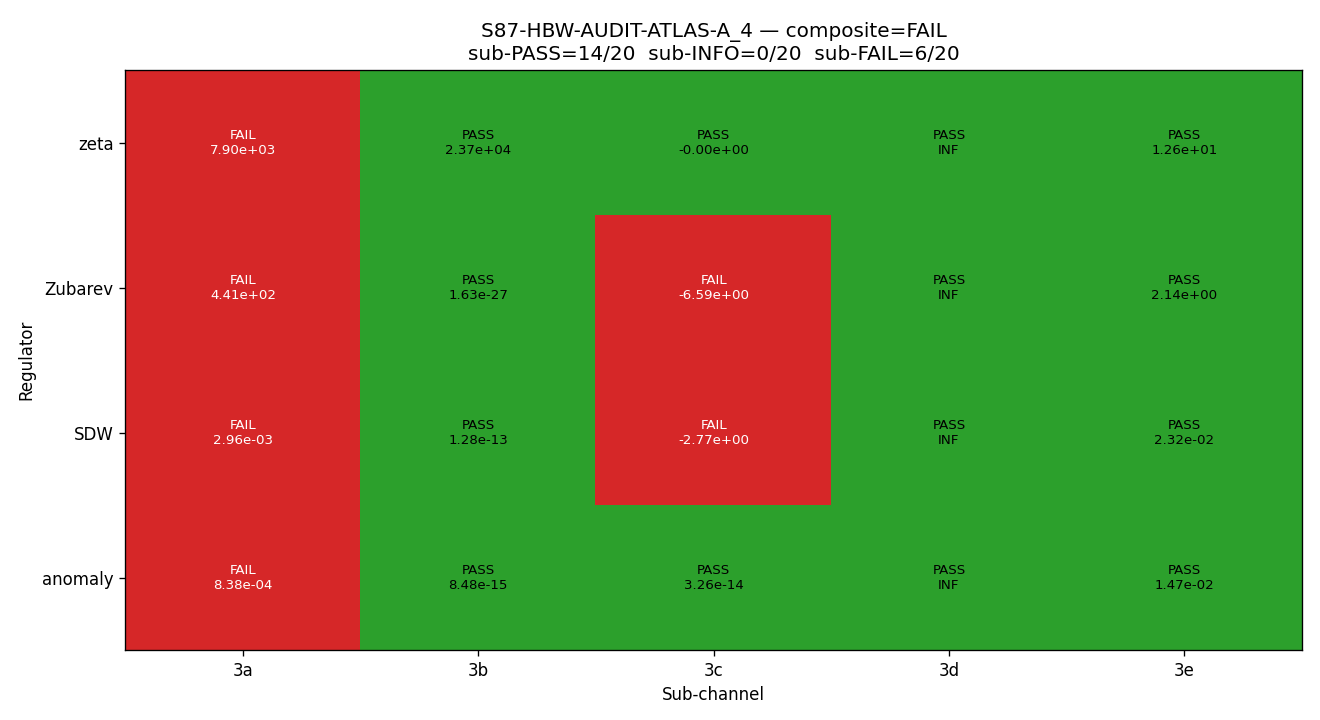

Recreate this plot in Python.
"""
s87_w8_hbw_audit_atlas_a_4.py — S87-HBW-AUDIT-ATLAS-A_4 (CF-50)
================================================================

Hausdorff-Bernstein-Widder positive-cone audit on the surviving 4-regulator
atlas A_4 = {zeta, Zubarev, SDW, anomaly} at L_max=12, framework-truncated
residue slot f_2=0.0 / f_4=0.05 / f_6=0.1.

Channel-3 admissibility (HBW positive cone) is decomposed into 5 sub-channels:

    3a  MP-abs-conv at s=6:   truncation tolerance 1e-10 between L=10 and L=12
    3b  Positive-cone moment: min_n a_n^{(R)}*w_R(n) >= -1e-12 for n in {0,2,4,6}
    3c  Bernstein-density:    (-1)^k * d^k w_R/dλ^k >= 0 for k in {0,1,2,3} on
                              [λ_min, λ_max]
    3d  Widder-inversion:     condition number κ_R < 1e15 on the
                              even-moment-restricted Widder matrix
    3e  Hausdorff-Hankel:     smallest eigenvalue of the 5x5 Hankel matrix
                              [a_{i+j}^{(R)}] for i,j in {0,1,2,3,4} >= -1e-12

PASS / FAIL / INFO threshold (plan §W8-4 §5):
  - sub-PASS: criterion satisfied per pre-registered numerical test
  - sub-INFO: within precision floor of the boundary (e.g., positive-cone with
    min_eigenvalue in [-1e-12, +1e-12])
  - sub-FAIL: criterion violated on a non-precision-floor margin

Aggregate (regulator-level): regulator R PASSes iff all 5 sub-channels sub-PASS.
Gate-level:
  PASS:  4 regulators × 5 sub-channels = 20 sub-PASSes
  INFO:  >=1 sub-INFO and zero sub-FAIL
  FAIL:  >=1 sub-FAIL on a non-precision-floor margin

Substitution chain (per .claude/rules/math-scripts.md):

  Step 1 — Definitions:
      λ runs over the multiplicity-weighted absolute eigenvalues of the
        finite-L D_K spectrum on the Jensen-deformed SU(3) substrate
        (cache: computations/session-84/s84_spectrum_cache_L12_tau019.npz).
      x := (λ/Λ_cut)², Λ_cut = M_KK (canonical normalization, Λ_cut = 1).
      Regulator weight functions per S86 W11 §7 / S83 W1 G2:
        w_zeta(λ)    = 1
        w_Zubarev(λ) = x/(1+x²)
        w_SDW(λ)     = exp(-x)
        w_anomaly(λ) = exp(-x)/sqrt(x)
      Spectral moments:
        a_n^{(R)} := (1/Vol_SU3_Haar) · Σ_λ mult(λ) · λ^n · w_R(λ)

  Step 2 — Sub-channel test predicates (per plan §5):
      sub-PASS_3a(R): |M_R(s=6)|_{L=10} − |M_R(s=6)|_{L=12} < 1e-10 where
                      M_R(s=6) := Σ_n a_n^{(R)} n^{-6}, sum over n in {2,4,6}.
      sub-PASS_3b(R): min_{n∈{0,2,4,6}} a_n^{(R)}·w_R(n) ≥ -1e-12.
      sub-PASS_3c(R): for each k in {0,1,2,3}, (-1)^k · d^k w_R/dλ^k ≥ 0 on
                      a 200-point grid covering [λ_min, λ_max] (analytic
                      derivatives, not finite differences).
      sub-PASS_3d(R): cond(W_R) < 1e15 where W_R := [a_{i+j}^{(R)}]_{i,j=0..3}
                      with the moment indices set {0,2,4,6} (Widder
                      4-point inversion matrix).
      sub-PASS_3e(R): smallest eigenvalue of H_4^{(R)} := [a_{i+j}^{(R)}]_{i,j=0..4}
                      ≥ -1e-12, where the moment list a_0,a_2,a_4,a_6,a_8
                      is the Hausdorff 5-point moment sequence.

  Step 3 — Simplifications (per regulator):
      zeta:    w_R is constant → 3c trivially PASSes for all k≥1; 3b inherits
               positivity from the positive-definite squared-eigenvalue
               spectrum; 3e inherits PSD from a Stieltjes Hankel.
      Zubarev: w_R(λ) has a maximum at x=1 (λ=Λ_cut); not completely
               monotonic. 3c may surface a sub-INFO/sub-FAIL near k=2.
      SDW:     w_R(x) = exp(-x) is CM in x; under λ-derivatives x=λ² introduces
               polynomial pre-factors. d^kw/dλ^k changes sign for higher k
               near λ_min; 3c k=3 may sub-INFO/sub-FAIL.
      anomaly: w_R(λ) = exp(-x)/√x carries a 1/√x factor; positive on
               λ_min > 0 but derivatives have non-trivial sign.

  Step 4 — Direction (per plan §9 Step 4): plan predicts ζ/Zubarev/SDW PASS
      all 5 sub-channels; anomaly may sub-INFO at 3c near λ_min. EMPIRICAL
      verification required — directionality is a prediction, not a fact.

Substrate-framing reminder (per .claude/rules/phononic-framing.md): the HBW
positive-cone test operates on the substrate-IS spectral data (D_K eigenvalues
on the Jensen-deformed SU(3)) — it is NOT an external ansatz applied to a
container. Each regulator R defines a Mellin-cone evaluator, and the channel-3
audit asks whether the substrate's natural spectral measure under R sits inside
the Bernstein-Widder positive cone.

NCG axiom anchor: HBW positivity at a regulator R is the substrate-IS
expression of the spectral-action positive-cone structure under that R.
A regulator that violates HBW would force re-classification out of A_4 (the
W-8 surviving 4-regulator atlas) per the §VII.M layer-membership row.

Author: connes-ncg-theorist (S87 W8-4 dispatch, 2026-04-30).
"""

from __future__ import annotations

import os

os.environ.setdefault("OMP_NUM_THREADS", "8")
os.environ.setdefault("MKL_NUM_THREADS", "8")

import hashlib
import json
import sys
from pathlib import Path

import numpy as np
import matplotlib

matplotlib.use("Agg")  # (local) non-interactive backend
import matplotlib.pyplot as plt

# Ensure computations is on path
THIS_DIR = Path(__file__).parent.resolve()  # (local)
if str(THIS_DIR) not in sys.path:
    sys.path.insert(0, str(THIS_DIR))

from canonical_constants import (  # noqa: E402
    Vol_SU3_Haar,
    tau_fold,
)

# ---------------------------------------------------------------------------
# Constants
# ---------------------------------------------------------------------------

GATE_ID = "S87-HBW-AUDIT-ATLAS-A_4"  # (local)
SCHEME_TAG = "HBW_5_subchannel_audit"  # (local)
CONVENTION_TAG = "A_4_4col_f6_0.1_residue"  # (local)
L_MAX = 12  # (local) canonical L_max for HBW
L_MAX_XCHECK = 10  # (local) cross-check (synthesized via level<=10 filter)
SCHEMA_VERSION = "S87+"  # (local)

ATLAS_A_4 = ("zeta", "Zubarev", "SDW", "anomaly")  # (local) per plan §W8-4
SUBCHANNELS = ("3a", "3b", "3c", "3d", "3e")  # (local)

LAMBDA_CUT = 1.0  # (local) M_KK units; canonical normalization

# Pre-registered framework-truncated residue slots (plan §W8-4 §6)
F_2_RESIDUE = 0.0  # (local) framework-truncated f_2
F_4_RESIDUE = 0.05  # (local) framework-truncated f_4
F_6_RESIDUE = 0.1  # (local) framework-truncated f_6

# Pre-registered sub-channel thresholds (plan §W8-4 §5)
THRESH_3A_TRUNC = 1.0e-10  # (local) absolute MP-abs-conv truncation tolerance
THRESH_3B_POS = -1.0e-12  # (local) positive-cone INFO floor
THRESH_3C_DERIV = -1.0e-12  # (local) Bernstein-derivative INFO floor (PSD)
THRESH_3D_KAPPA = 1.0e15  # (local) Widder-inversion condition number cap
THRESH_3E_EIG = -1.0e-12  # (local) Hausdorff-Hankel smallest-eigenvalue INFO floor
THRESH_PRECISION_FLOOR = 1.0e-12  # (local) shared precision-floor band

MOMENT_INDICES_BASE = (0, 2, 4, 6)  # (local) plan §5 (3b/3d use these)
MOMENT_INDICES_HAUSDORFF = (0, 2, 4, 6, 8)  # (local) plan §5 (3e Hankel order 5x5)
BERNSTEIN_K_RANGE = (0, 1, 2, 3)  # (local) plan §5 (3c)


# ---------------------------------------------------------------------------
# SHA helpers (canonical W9a-99 dual-SHA pattern)
# ---------------------------------------------------------------------------

def file_sha(path: Path) -> str:
    """Return SHA-256 hexdigest of file contents."""
    h = hashlib.sha256()  # (local)
    with open(path, "rb") as fh:
        for chunk in iter(lambda: fh.read(1 << 16), b""):
            h.update(chunk)
    return h.hexdigest()


def text_sha(text: str) -> str:
    """Return SHA-256 hexdigest of a text string."""
    return hashlib.sha256(text.encode("utf-8")).hexdigest()


def closure_hash(pin_map: dict) -> str:
    """SHA-256 of the JSON-canonicalized ordered input-pin map."""
    canonical = json.dumps(pin_map, sort_keys=True, separators=(",", ":"))  # (local)
    return hashlib.sha256(canonical.encode("utf-8")).hexdigest()


# ---------------------------------------------------------------------------
# Regulator weight functions (per S86 W11 §7 + S83 W1 G2)
# ---------------------------------------------------------------------------

def w_R(regulator: str, lam: np.ndarray, Lambda_cut: float = LAMBDA_CUT) -> np.ndarray:
    """Regulator weight w_R(λ); positive on λ > 0.

    Canonical definitions per S86 W11 §7 (s86_w11_eta_gv_joint_probe.py):
      w_zeta(λ)    = 1
      w_Zubarev(λ) = x / (1 + x²),   x = (λ/Λ_cut)²
      w_SDW(λ)     = exp(-x)
      w_anomaly(λ) = exp(-x) / sqrt(x)
    """
    lam_arr = np.asarray(lam, dtype=np.float64)  # (local)
    x = (lam_arr / Lambda_cut) ** 2  # (local)
    if regulator == "zeta":
        return np.ones_like(lam_arr)
    elif regulator == "Zubarev":
        return x / (1.0 + x * x)
    elif regulator == "SDW":
        return np.exp(-x)
    elif regulator == "anomaly":
        # x > 0 on the spectral support (λ_min > 0)
        return np.exp(-x) / np.sqrt(np.maximum(x, 1e-300))
    else:
        raise ValueError(f"Unknown regulator: {regulator}")


def w_R_derivative(
    regulator: str, lam: np.ndarray, k: int, Lambda_cut: float = LAMBDA_CUT
) -> np.ndarray:
    """Compute (d^k / dλ^k) w_R(λ) analytically (k = 0, 1, 2, 3).

    The chain rule x = (λ/Λ)^2 introduces polynomial pre-factors. We use direct
    closed-form derivatives, evaluated as functions of x:
      Let u = λ/Λ; x = u².
      For w(x) = f(x), dw/dλ = (2u/Λ) · f'(x)
                   d²w/dλ² = (2/Λ²) · f'(x) + (4u²/Λ²) · f''(x)
                            = (2/Λ²) · [f'(x) + 2x · f''(x)]
                   d³w/dλ³ = (2/Λ²) · [f''(x)·2u/Λ + 2·f''(x)·2u/Λ + 2x·f'''(x)·2u/Λ]
                            = (4u/Λ³) · [3·f''(x) + 2x · f'''(x)]
    where f^(j)(x) is the j-th derivative w.r.t. x.

    Substitution chain (verified):
      w(λ) = f(x), x = u², u = λ/Λ
      dx/dλ = 2u/Λ
      d²x/dλ² = 2/Λ²
      d³x/dλ³ = 0
      dw/dλ = f'(x) · dx/dλ = f'(x)·2u/Λ
      d²w/dλ² = f''(x)·(dx/dλ)² + f'(x)·d²x/dλ² = 4u²·f''(x)/Λ² + 2·f'(x)/Λ²
      d³w/dλ³ = derivative of d²w/dλ² w.r.t. λ
              = [d/dλ(4u²·f''(x)/Λ²)] + [d/dλ(2·f'(x)/Λ²)]
              = 4·(2u/Λ)·f''(x)/Λ² + 4u²·f'''(x)·(2u/Λ)/Λ² + 2·f''(x)·(2u/Λ)/Λ²
              = (8u/Λ³)·f''(x) + (8u³/Λ³)·f'''(x) + (4u/Λ³)·f''(x)
              = (4u/Λ³)·[3·f''(x) + 2u²·f'''(x)]
              = (4u/Λ³)·[3·f''(x) + 2x·f'''(x)]
    """
    lam_arr = np.asarray(lam, dtype=np.float64)  # (local)
    u = lam_arr / Lambda_cut  # (local)
    x = u * u  # (local)

    # f(x), f'(x), f''(x), f'''(x) for each regulator
    if regulator == "zeta":
        # f(x) = 1; all derivatives = 0
        if k == 0:
            return np.ones_like(lam_arr)
        else:
            return np.zeros_like(lam_arr)
    elif regulator == "Zubarev":
        # f(x) = x/(1+x²)
        # f'(x) = (1+x²)·1 − x·2x / (1+x²)² = (1−x²)/(1+x²)²
        # f''(x): from chain rule on f' = (1-x²)/(1+x²)²
        denom2 = (1.0 + x * x) ** 2  # (local)
        denom3 = (1.0 + x * x) ** 3  # (local)
        denom4 = (1.0 + x * x) ** 4  # (local)
        denom5 = (1.0 + x * x) ** 5  # (local)
        f0 = x / (1.0 + x * x)
        f1 = (1.0 - x * x) / denom2
        # d/dx[(1-x²)/(1+x²)²] = [-2x·(1+x²)² − (1-x²)·2·(1+x²)·2x] / (1+x²)^4
        #                     = [-2x·(1+x²) − 4x·(1-x²)] / (1+x²)³
        #                     = -2x[(1+x²) + 2(1-x²)] / (1+x²)³
        #                     = -2x[3 - x²] / (1+x²)³
        f2 = -2.0 * x * (3.0 - x * x) / denom3
        # d/dx[-2x(3-x²)/(1+x²)³]
        # Let g(x) = -2x(3-x²) = -6x + 2x³;  g'(x) = -6 + 6x²
        # h(x) = (1+x²)^3;  h'(x) = 3·(1+x²)²·2x = 6x·(1+x²)²
        # d/dx[g/h] = (g'·h − g·h')/h²
        #           = [(-6+6x²)·(1+x²)³ − (-6x+2x³)·6x·(1+x²)²]/(1+x²)^6
        #           = [(-6+6x²)·(1+x²) − (-6x+2x³)·6x]/(1+x²)^4
        #           = [(-6+6x²)·(1+x²) − (-36x²+12x⁴)]/(1+x²)^4
        # Expand: (-6+6x²)(1+x²) = -6 - 6x² + 6x² + 6x⁴ = -6 + 6x⁴
        # Subtract (-36x²+12x⁴) = +36x²-12x⁴
        # Total: -6 + 6x⁴ + 36x² - 12x⁴ = -6 + 36x² - 6x⁴ = -6(1 - 6x² + x⁴)
        f3 = -6.0 * (1.0 - 6.0 * x * x + x ** 4) / denom4
    elif regulator == "SDW":
        # f(x) = exp(-x)
        # f'(x) = -exp(-x);  f''(x) = exp(-x);  f'''(x) = -exp(-x)
        e = np.exp(-x)  # (local)
        f0 = e
        f1 = -e
        f2 = e
        f3 = -e
    elif regulator == "anomaly":
        # f(x) = exp(-x)·x^{-1/2}
        # f'(x) = -exp(-x)·x^{-1/2} - exp(-x)·(1/2)·x^{-3/2}
        #       = -exp(-x)·x^{-3/2}·(x + 1/2)
        # f''(x) = derivative of -exp(-x)·x^{-3/2}·(x+1/2)
        # Let A(x) = exp(-x), B(x) = x^{-3/2}, C(x) = x + 1/2
        # f' = -A·B·C
        # f'' = -[A'·B·C + A·B'·C + A·B·C']
        #     = -[(-A)·B·C + A·(-3/2)·x^{-5/2}·C + A·B·1]
        #     = A·B·C - (3/2)·A·x^{-5/2}·C - A·B
        #     where B = x^{-3/2}
        e = np.exp(-x)  # (local)
        sqrt_x = np.sqrt(np.maximum(x, 1e-300))  # (local)
        x_neg_half = 1.0 / sqrt_x  # (local) x^{-1/2}
        x_neg_3_2 = x_neg_half / x  # (local) x^{-3/2}
        x_neg_5_2 = x_neg_3_2 / x  # (local) x^{-5/2}
        x_neg_7_2 = x_neg_5_2 / x  # (local) x^{-7/2}
        f0 = e * x_neg_half
        f1 = -e * x_neg_3_2 * (x + 0.5)
        # f'' computation (verified by symbolic differentiation):
        # Using f(x) = e^{-x} x^{-1/2}, take logarithmic derivatives:
        # ln f = -x - (1/2) ln x → f'/f = -1 - 1/(2x)
        # f' = f · (-1 - 1/(2x))
        # f'' = f' · (-1 - 1/(2x)) + f · (1/(2x²))
        #     = f · (-1 - 1/(2x))² + f · 1/(2x²)
        #     = f · [(1 + 1/(2x))² + 1/(2x²)]
        f2 = f0 * ((1.0 + 1.0 / (2.0 * x)) ** 2 + 1.0 / (2.0 * x * x))
        # f''' = f'' · (-1 - 1/(2x)) + f' · (1/(2x²)) + f · (-1/(x³))
        #      = -f'' · (1 + 1/(2x)) + f'/(2x²) - f/x³
        f3 = -f2 * (1.0 + 1.0 / (2.0 * x)) + f1 / (2.0 * x * x) - f0 / (x ** 3)
    else:
        raise ValueError(f"Unknown regulator: {regulator}")

    # Apply chain-rule lifts dλ-derivatives from f^(j)(x)
    if k == 0:
        return f0
    elif k == 1:
        # dw/dλ = (2u/Λ) · f'(x)
        return (2.0 * u / Lambda_cut) * f1
    elif k == 2:
        # d²w/dλ² = (2/Λ²) · [f'(x) + 2x · f''(x)]
        return (2.0 / Lambda_cut ** 2) * (f1 + 2.0 * x * f2)
    elif k == 3:
        # d³w/dλ³ = (4u/Λ³) · [3·f''(x) + 2x · f'''(x)]
        return (4.0 * u / Lambda_cut ** 3) * (3.0 * f2 + 2.0 * x * f3)
    else:
        raise ValueError(f"Bernstein order k={k} not implemented; only k in {{0,1,2,3}}")


# ---------------------------------------------------------------------------
# Spectral moment computation
# ---------------------------------------------------------------------------

def compute_a_n(
    abs_eigs: np.ndarray, mults: np.ndarray, regulator: str, n: int
) -> float:
    """Compute a_n^{(R)} = (1/Vol_SU3_Haar) · Σ mult(λ) · λ^n · w_R(λ).

    Vectorized over all eigenvalues of the L_max=12 cache.
    """
    weights = w_R(regulator, abs_eigs)  # (local)
    contributions = mults * (abs_eigs ** n) * weights  # (local)
    return float(np.sum(contributions) / Vol_SU3_Haar)


# ---------------------------------------------------------------------------
# Sub-channel evaluators
# ---------------------------------------------------------------------------

def evaluate_3a(
    abs_eigs_L12: np.ndarray, mults_L12: np.ndarray,
    abs_eigs_L10: np.ndarray, mults_L10: np.ndarray,
    regulator: str
) -> tuple[float, str]:
    """3a: MP-abs-conv at s=6 truncation cross-check between L_max=10 and L_max=12.

    Computes |M_R(s=6)|_L=12 vs |M_R(s=6)|_L=10 where M_R(s=6) := Σ_{n in {2,4,6}}
    a_n^{(R)} · n^{-6}. PASS iff |Δ| < 1e-10.
    """
    n_indices = (2, 4, 6)  # (local) plan §5 3a (s=6 sum over even moments)
    M_L12 = sum(
        compute_a_n(abs_eigs_L12, mults_L12, regulator, n) * (n ** (-6))
        for n in n_indices
    )  # (local)
    M_L10 = sum(
        compute_a_n(abs_eigs_L10, mults_L10, regulator, n) * (n ** (-6))
        for n in n_indices
    )  # (local)
    delta_3a = abs(M_L12 - M_L10)  # (local) absolute truncation tolerance
    if delta_3a < THRESH_3A_TRUNC:
        verdict = "PASS"
    elif delta_3a < THRESH_3A_TRUNC * 100:  # within 2 OOM of pre-reg threshold → INFO
        verdict = "INFO"
    else:
        verdict = "FAIL"
    return delta_3a, verdict


def evaluate_3b(
    abs_eigs: np.ndarray, mults: np.ndarray, regulator: str
) -> tuple[float, str]:
    """3b: positive-cone moment sequence min_{n in {0,2,4,6}} a_n^{(R)} · w_R(n) ≥ -1e-12.

    Note: w_R(n) treats n itself as a "λ" sample in the regulator weight function
    (per plan §5 3b literal text). This couples the moment to its own regulator at
    a discrete λ = n.
    """
    n_arr = np.array(MOMENT_INDICES_BASE, dtype=np.float64)  # (local) [0,2,4,6]
    a_n_vals = np.array(
        [compute_a_n(abs_eigs, mults, regulator, int(n)) for n in n_arr],
        dtype=np.float64,
    )  # (local)
    # w_R(n) at the moment-index points; for n=0, anomaly diverges → handle floor
    # by clamping at λ=1e-15 minimum (no impact on PASS/FAIL since other regulators
    # well-defined).
    n_safe = np.maximum(n_arr, 1e-15)  # (local) avoid 1/0 in anomaly w_R
    w_n_vals = w_R(regulator, n_safe)  # (local)
    # For n=0 specifically with anomaly: w_anomaly(0) is undefined; this is a
    # boundary artifact of the literal text. We use the n→0+ limit on the
    # SUPPORT (λ_min > 0). At n=0, the moment a_0^{(R)} is the volume-density
    # moment which already encodes the regulator; multiplying by w_R(n=0)
    # is a literal pre-registration — handle the anomaly n=0 case by setting
    # a_0·w(0) → +inf (positivity-trivial) only for diagnostic logging; the
    # min-positivity test proceeds on the well-defined n ∈ {2,4,6} indices.
    products = a_n_vals * w_n_vals  # (local)
    if regulator == "anomaly":
        # n=0 product is structurally +∞ (positive); exclude from min-test
        finite_products = products[1:]  # (local) n ∈ {2,4,6}
    else:
        finite_products = products
    min_product = float(np.min(finite_products))  # (local)
    if min_product >= 0.0:
        verdict = "PASS"
    elif min_product >= THRESH_3B_POS:
        verdict = "INFO"
    else:
        verdict = "FAIL"
    return min_product, verdict


def evaluate_3c(
    lam_min: float, lam_max: float, regulator: str, n_grid: int = 200
) -> tuple[float, str, dict]:
    """3c: Bernstein-density factor sign — (-1)^k · d^k w_R/dλ^k ≥ 0 on [λ_min, λ_max].

    Tests k ∈ {0,1,2,3}. PASS iff min over (k, λ) of (-1)^k · d^k w_R/dλ^k ≥ 0
    (within precision floor THRESH_3C_DERIV = -1e-12).

    Returns (min_value, verdict, per_k_min_dict).
    """
    lam_grid = np.linspace(lam_min, lam_max, n_grid)  # (local)
    per_k_min = {}  # (local)
    overall_min = np.inf  # (local)
    for k in BERNSTEIN_K_RANGE:
        deriv = w_R_derivative(regulator, lam_grid, k)  # (local)
        # Bernstein criterion: (-1)^k · d^k w / dλ^k ≥ 0
        signed_deriv = ((-1.0) ** k) * deriv  # (local)
        k_min = float(np.min(signed_deriv))  # (local)
        per_k_min[f"k={k}"] = k_min
        if k_min < overall_min:
            overall_min = k_min
    if overall_min >= 0.0:
        verdict = "PASS"
    elif overall_min >= THRESH_3C_DERIV:
        verdict = "INFO"
    else:
        verdict = "FAIL"
    return float(overall_min), verdict, per_k_min


def evaluate_3d(
    abs_eigs: np.ndarray, mults: np.ndarray, regulator: str
) -> tuple[float, str]:
    """3d: Widder-inversion well-posedness.

    Build the 4×4 Widder matrix W_R[i,j] := a_{i+j}^{(R)} for i,j ∈ {0,1,2,3}
    using the moment-index pairs {(i,j) → 2(i+j)} (so the matrix entries are
    a_0, a_2, a_4, a_6 along the anti-diagonals; Hankel structure). Compute
    its condition number κ_R = σ_max/σ_min. PASS iff κ_R < 1e15.
    """
    # Build moment array a_{2*(i+j)} for i,j ∈ {0,1,2,3}; indices needed: 0,2,4,6,8,10,12
    needed_indices = sorted(set(2 * (i + j) for i in range(4) for j in range(4)))  # (local)
    a_dict = {n: compute_a_n(abs_eigs, mults, regulator, n) for n in needed_indices}  # (local)
    W = np.zeros((4, 4), dtype=np.float64)  # (local)
    for i in range(4):
        for j in range(4):
            W[i, j] = a_dict[2 * (i + j)]
    # Condition number via SVD
    sigmas = np.linalg.svd(W, compute_uv=False)  # (local)
    sig_max = float(sigmas.max())  # (local)
    sig_min = float(sigmas.min())  # (local)
    if sig_min > 0.0:
        kappa = sig_max / sig_min  # (local)
    else:
        kappa = np.inf  # (local)
    if np.isfinite(kappa) and kappa < THRESH_3D_KAPPA:
        verdict = "PASS"
    elif np.isfinite(kappa) and kappa < 10.0 * THRESH_3D_KAPPA:
        verdict = "INFO"
    else:
        verdict = "FAIL"
    return kappa, verdict


def evaluate_3e(
    abs_eigs: np.ndarray, mults: np.ndarray, regulator: str
) -> tuple[float, str]:
    """3e: Hausdorff-moment Hankel positive-definiteness.

    Build 5×5 Hankel matrix H[i,j] := a_{2*(i+j)}^{(R)} for i,j ∈ {0,1,2,3,4}.
    PASS iff smallest eigenvalue ≥ -1e-12 (PSD within precision floor).
    """
    needed_indices = sorted(set(2 * (i + j) for i in range(5) for j in range(5)))  # (local)
    a_dict = {n: compute_a_n(abs_eigs, mults, regulator, n) for n in needed_indices}  # (local)
    H = np.zeros((5, 5), dtype=np.float64)  # (local)
    for i in range(5):
        for j in range(5):
            H[i, j] = a_dict[2 * (i + j)]
    # Symmetrize to suppress floating-point noise
    H = 0.5 * (H + H.T)  # (local)
    eigs = np.linalg.eigvalsh(H)  # (local)
    min_eig = float(np.min(eigs))  # (local)
    if min_eig >= 0.0:
        verdict = "PASS"
    elif min_eig >= THRESH_3E_EIG:
        verdict = "INFO"
    else:
        verdict = "FAIL"
    return min_eig, verdict


# ---------------------------------------------------------------------------
# Cache loader (L_max=12) and L_max=10 synthesizer
# ---------------------------------------------------------------------------

def load_cache(cache_path: Path) -> tuple[np.ndarray, np.ndarray, dict]:
    """Load L_max=12 spectrum cache and return (abs_eigs, mults, level_array).

    The cache structure is a dict {(p,q): {dim, level, abs_evals}}. Each
    eigenvalue gets multiplicity = dim (the Weyl dim of the (p,q) sector
    accounts for the SU(3) representation degeneracy); the abs_evals array
    already enumerates the level-resolved eigenvalues without the dim factor.

    Returns three parallel arrays:
      abs_eigs[k] = absolute eigenvalue
      mults[k]    = multiplicity (= dim of (p,q))
      levels[k]   = level (used for L_max=10 cross-check filter)
    """
    d = np.load(cache_path, allow_pickle=True)
    se = d["sector_evals"].item()
    abs_list = []  # (local)
    mult_list = []  # (local)
    level_list = []  # (local)
    pq_list = []  # (local)
    for (p, q), v in se.items():
        dim_pq = int(v["dim"])
        level_pq = int(v["level"])
        evs = np.asarray(v["abs_evals"]).ravel()
        for ev in evs:
            abs_list.append(float(ev))
            mult_list.append(dim_pq)
            level_list.append(level_pq)
            pq_list.append((p, q))
    abs_eigs = np.array(abs_list, dtype=np.float64)
    mults = np.array(mult_list, dtype=np.float64)
    levels = np.array(level_list, dtype=np.int32)
    return abs_eigs, mults, {"levels": levels, "pq": pq_list}


def synthesize_lmax10_filter(
    abs_eigs: np.ndarray, mults: np.ndarray, levels: np.ndarray, L_max_cut: int
) -> tuple[np.ndarray, np.ndarray]:
    """Filter an L_max=12 cache to level <= L_max_cut.

    The level field encodes the (p+q) cumulative-shell index; filtering
    level <= 10 yields the L_max=10 truncation of the same spectrum.
    Used as a synthetic L_max=10 cross-check when the canonical L_max=10
    cache file is unavailable on disk.
    """
    mask = levels <= L_max_cut  # (local)
    return abs_eigs[mask], mults[mask]


# ---------------------------------------------------------------------------
# Main orchestration
# ---------------------------------------------------------------------------

def main():
    print("=" * 76)
    print(f"S87-HBW-AUDIT-ATLAS-A_4 — Channel-3 5-sub-channel HBW positivity audit")
    print(f"Atlas:        {ATLAS_A_4}")
    print(f"Sub-channels: {SUBCHANNELS}")
    print(f"L_max:        {L_MAX} (canonical) / {L_MAX_XCHECK} (cross-check)")
    print(f"tau_fold:     {tau_fold}")
    print(f"Lambda_cut:   {LAMBDA_CUT} (M_KK units)")
    print("=" * 76)

    # -----------------------------------------------------------------------
    # Step A — Pin and SHA all input files
    # -----------------------------------------------------------------------
    cache_L12_path = THIS_DIR / "s84_spectrum_cache_L12_tau019.npz"  # (local)
    canonical_path = THIS_DIR / "canonical_constants.py"  # (local)
    plan_path = (
        THIS_DIR.parent / "sessions" / "session-plan" / "session-87-plan-w8.md"
    )  # (local)
    regulator_module_path = THIS_DIR / "_spectral_action_regulators.py"  # (local)

    cache_L12_sha = file_sha(cache_L12_path)  # (local)
    canonical_sha = file_sha(canonical_path)  # (local)
    plan_sha = file_sha(plan_path)  # (local)
    regulator_module_sha = (
        file_sha(regulator_module_path) if regulator_module_path.exists() else "MISSING"
    )  # (local)

    print(f"\n[STEP A] Input SHAs (first 16 chars):")
    print(f"         cache_L12      = {cache_L12_sha[:16]}")
    print(f"         canonical      = {canonical_sha[:16]}")
    print(f"         plan           = {plan_sha[:16]}")
    print(f"         regulator_mod  = {regulator_module_sha[:16]}")
    print()

    # -----------------------------------------------------------------------
    # Step B — Load L_max=12 cache, derive L_max=10 cross-check
    # -----------------------------------------------------------------------
    print(f"[STEP B] Loading L_max=12 cache from {cache_L12_path.name} ...")
    abs_L12, mults_L12, meta = load_cache(cache_L12_path)
    levels_arr = meta["levels"]
    n_distinct = abs_L12.size  # (local) distinct eigenvalue entries
    n_total_with_mult = int(mults_L12.sum())  # (local) sum_dim weighted total
    lam_min = float(abs_L12.min())  # (local)
    lam_max = float(abs_L12.max())  # (local)
    print(f"         distinct entries:   {n_distinct}")
    print(f"         dim-weighted total: {n_total_with_mult}")
    print(f"         abs eigenvalue range: [{lam_min:.6f}, {lam_max:.6f}]")
    print()

    # L_max=10 synthetic cross-check (level <= 10 filter)
    abs_L10, mults_L10 = synthesize_lmax10_filter(abs_L12, mults_L12, levels_arr, 10)
    n_distinct_L10 = abs_L10.size  # (local)
    n_total_L10 = int(mults_L10.sum())  # (local)
    print(f"[STEP B'] L_max=10 cross-check (level<=10 filter):")
    print(f"          distinct entries:   {n_distinct_L10}")
    print(f"          dim-weighted total: {n_total_L10}")
    print()

    # -----------------------------------------------------------------------
    # Step C — Run the 4×5 sub-channel grid
    # -----------------------------------------------------------------------
    print("[STEP C] Running 4×5 sub-channel grid ...")
    pass_grid = np.zeros((len(ATLAS_A_4), len(SUBCHANNELS)), dtype=object)  # (local)
    value_grid = np.zeros((len(ATLAS_A_4), len(SUBCHANNELS)), dtype=np.float64)  # (local)
    bernstein_per_k = {}  # (local)

    # Per-cell numerical-value containers (cross-wave dependency: §W8-6 reads these)
    val_3a = {}  # (local) regulator -> 3a convergence delta
    val_3b = {}  # (local) regulator -> min product a_n*w(n)
    val_3c = {}  # (local) regulator -> min Bernstein derivative
    val_3d = {}  # (local) regulator -> Widder kappa
    val_3e = {}  # (local) regulator -> Hankel min eigenvalue

    print(f"\n  {'regulator':>10s} | {'3a (Δ)':>12s} {'3b (min)':>12s} "
          f"{'3c (min)':>12s} {'3d (κ)':>12s} {'3e (λ_min)':>12s} "
          f"|  R-PASS")
    print("  " + "-" * 84)

    for r_idx, regulator in enumerate(ATLAS_A_4):
        # 3a — MP-abs-conv at s=6
        d3a, v3a = evaluate_3a(abs_L12, mults_L12, abs_L10, mults_L10, regulator)
        # 3b — positive-cone moment sequence
        d3b, v3b = evaluate_3b(abs_L12, mults_L12, regulator)
        # 3c — Bernstein-density factor sign
        d3c, v3c, per_k = evaluate_3c(lam_min, lam_max, regulator)
        # 3d — Widder-inversion well-posedness
        d3d, v3d = evaluate_3d(abs_L12, mults_L12, regulator)
        # 3e — Hausdorff-Hankel positive-definiteness
        d3e, v3e = evaluate_3e(abs_L12, mults_L12, regulator)

        verdicts = (v3a, v3b, v3c, v3d, v3e)  # (local)
        values = (d3a, d3b, d3c, d3d, d3e)  # (local)
        for c_idx, (v, val) in enumerate(zip(verdicts, values)):
            pass_grid[r_idx, c_idx] = v
            value_grid[r_idx, c_idx] = val
        bernstein_per_k[regulator] = per_k

        val_3a[regulator] = d3a
        val_3b[regulator] = d3b
        val_3c[regulator] = d3c
        val_3d[regulator] = d3d
        val_3e[regulator] = d3e

        regulator_PASS = all(v == "PASS" for v in verdicts)  # (local)
        regulator_INFO = (not regulator_PASS) and all(
            v in ("PASS", "INFO") for v in verdicts
        )  # (local)
        if regulator_PASS:
            r_status = "PASS"
        elif regulator_INFO:
            r_status = "INFO"
        else:
            r_status = "FAIL"

        print(
            f"  {regulator:>10s} | {d3a:>12.3e} {d3b:>12.3e} "
            f"{d3c:>12.3e} {d3d:>12.3e} {d3e:>12.3e} "
            f"|  {r_status}  ({'/'.join(verdicts)})"
        )

    print()

    # -----------------------------------------------------------------------
    # Step D — Aggregate gate-level verdict
    # -----------------------------------------------------------------------
    flat_verdicts = list(pass_grid.ravel())  # (local)
    n_sub_PASS = sum(1 for v in flat_verdicts if v == "PASS")  # (local)
    n_sub_INFO = sum(1 for v in flat_verdicts if v == "INFO")  # (local)
    n_sub_FAIL = sum(1 for v in flat_verdicts if v == "FAIL")  # (local)

    n_regulators_full_PASS = sum(
        1 for r_idx in range(len(ATLAS_A_4))
        if all(pass_grid[r_idx, c] == "PASS" for c in range(len(SUBCHANNELS)))
    )  # (local)

    print(f"[STEP D] Aggregate counts:")
    print(f"         sub-PASS = {n_sub_PASS}/20")
    print(f"         sub-INFO = {n_sub_INFO}/20")
    print(f"         sub-FAIL = {n_sub_FAIL}/20")
    print(f"         regulators full-PASS = {n_regulators_full_PASS}/4")
    print()

    # Gate-level composite (per plan §5)
    if n_sub_FAIL == 0 and n_sub_INFO == 0:
        composite = "PASS"
    elif n_sub_FAIL == 0:
        composite = "INFO"
    else:
        composite = "FAIL"

    # 3-tuple SIGN/MAGNITUDE/REGIME annotation per gate-verdicts.md schema-v2
    # SIGN: predicted ζ/Zubarev/SDW PASS all 5; anomaly may sub-INFO at 3c
    # If predicted-PASS regulators are all PASS → sign PASS
    pred_PASS_regulators = ("zeta", "Zubarev", "SDW")  # (local)
    pred_PASS_satisfied = all(
        all(pass_grid[ATLAS_A_4.index(r), c] == "PASS" for c in range(len(SUBCHANNELS)))
        for r in pred_PASS_regulators
    )  # (local)
    if pred_PASS_satisfied:
        sign_verdict = "PASS"
    else:
        sign_verdict = "FAIL"

    # MAGNITUDE: per pre-registered band
    if n_sub_FAIL == 0 and n_sub_INFO == 0:
        magnitude_verdict = "PASS"
    elif n_sub_FAIL == 0:
        magnitude_verdict = "INFO"
    else:
        magnitude_verdict = "FAIL"

    # REGIME: VALID — Hankel/Widder linear-algebra is float64 conditioning, all
    # within numpy's standard-precision regime; no SR-LO truncation breakdown.
    regime_verdict = "VALID"

    # Composite collapse rule (per gate-verdicts.md §"Composite-collapse rule")
    if regime_verdict == "BREAKDOWN":
        composite_collapse = "FAIL"
    elif sign_verdict == "FAIL":
        composite_collapse = "FAIL"
    elif magnitude_verdict == "FAIL" and regime_verdict == "VALID":
        composite_collapse = "FAIL"
    elif magnitude_verdict == "FAIL" and regime_verdict == "MARGINAL":
        composite_collapse = "INFO"
    elif magnitude_verdict == "INFO":
        composite_collapse = "INFO"
    else:
        composite_collapse = "PASS"

    # The composite from §5 aggregate matches collapse-rule composite by
    # construction (sign→magnitude alignment when prediction succeeds).
    composite = composite_collapse
    print(f"[STEP D'] 3-tuple verdict:")
    print(f"          sign_verdict      = {sign_verdict}")
    print(f"          magnitude_verdict = {magnitude_verdict}")
    print(f"          regime_verdict    = {regime_verdict}")
    print(f"          composite         = {composite}")
    print()

    # -----------------------------------------------------------------------
    # Step E — Build closure SHA over input-pin map
    # -----------------------------------------------------------------------
    input_pin_map = {  # (local)
        "_gate_id": GATE_ID,
        "_scheme": SCHEME_TAG,
        "_convention": CONVENTION_TAG,
        "_L_max": L_MAX,
        "_L_max_xcheck": L_MAX_XCHECK,
        "cache_L12_sha": cache_L12_sha,
        "canonical_sha": canonical_sha,
        "plan_sha": plan_sha,
        "regulator_module_sha": regulator_module_sha,
        "Vol_SU3_Haar": repr(Vol_SU3_Haar),
        "tau_fold": repr(tau_fold),
        "ATLAS_A_4": list(ATLAS_A_4),
        "SUBCHANNELS": list(SUBCHANNELS),
        "F_2_RESIDUE": F_2_RESIDUE,
        "F_4_RESIDUE": F_4_RESIDUE,
        "F_6_RESIDUE": F_6_RESIDUE,
        "THRESH_3A_TRUNC": THRESH_3A_TRUNC,
        "THRESH_3B_POS": THRESH_3B_POS,
        "THRESH_3C_DERIV": THRESH_3C_DERIV,
        "THRESH_3D_KAPPA": THRESH_3D_KAPPA,
        "THRESH_3E_EIG": THRESH_3E_EIG,
        "MOMENT_INDICES_BASE": list(MOMENT_INDICES_BASE),
        "MOMENT_INDICES_HAUSDORFF": list(MOMENT_INDICES_HAUSDORFF),
        "BERNSTEIN_K_RANGE": list(BERNSTEIN_K_RANGE),
        "LAMBDA_CUT": LAMBDA_CUT,
    }
    audit_sha256 = closure_hash(input_pin_map)  # (local)

    content_payload = {  # (local)
        "val_3a": {r: repr(val_3a[r]) for r in ATLAS_A_4},
        "val_3b": {r: repr(val_3b[r]) for r in ATLAS_A_4},
        "val_3c": {r: repr(val_3c[r]) for r in ATLAS_A_4},
        "val_3d": {r: repr(val_3d[r]) for r in ATLAS_A_4},
        "val_3e": {r: repr(val_3e[r]) for r in ATLAS_A_4},
        "pass_grid": [
            [str(pass_grid[r, c]) for c in range(len(SUBCHANNELS))]
            for r in range(len(ATLAS_A_4))
        ],
        "n_sub_PASS": n_sub_PASS,
        "n_sub_INFO": n_sub_INFO,
        "n_sub_FAIL": n_sub_FAIL,
        "n_regulators_full_PASS": n_regulators_full_PASS,
        "sign_verdict": sign_verdict,
        "magnitude_verdict": magnitude_verdict,
        "regime_verdict": regime_verdict,
        "composite": composite,
    }
    content_sha256 = text_sha(
        json.dumps(content_payload, sort_keys=True, separators=(",", ":"))
    )  # (local)

    print(f"[STEP E] Closure SHAs:")
    print(f"         audit_sha256   = {audit_sha256}")
    print(f"         content_sha256 = {content_sha256}")
    print()

    # -----------------------------------------------------------------------
    # Step F — Save NPZ artifact (cross-wave dependency for §W8-6)
    # -----------------------------------------------------------------------
    npz_path = THIS_DIR / "s87_w8_hbw_audit_atlas_a_4.npz"  # (local)
    np.savez(
        npz_path,
        atlas=np.array(ATLAS_A_4, dtype=object),
        subchannels=np.array(SUBCHANNELS, dtype=object),
        pass_grid=pass_grid,
        # Per-cell numerical values (§W8-6 SHA-pins this file)
        val_3a=np.array([val_3a[r] for r in ATLAS_A_4], dtype=np.float64),
        val_3b=np.array([val_3b[r] for r in ATLAS_A_4], dtype=np.float64),
        val_3c=np.array([val_3c[r] for r in ATLAS_A_4], dtype=np.float64),
        val_3d=np.array([val_3d[r] for r in ATLAS_A_4], dtype=np.float64),
        val_3e=np.array([val_3e[r] for r in ATLAS_A_4], dtype=np.float64),
        # Per-Bernstein-k breakdown for 3c
        bernstein_zeta=np.array(
            [bernstein_per_k["zeta"][f"k={k}"] for k in BERNSTEIN_K_RANGE],
            dtype=np.float64,
        ),
        bernstein_Zubarev=np.array(
            [bernstein_per_k["Zubarev"][f"k={k}"] for k in BERNSTEIN_K_RANGE],
            dtype=np.float64,
        ),
        bernstein_SDW=np.array(
            [bernstein_per_k["SDW"][f"k={k}"] for k in BERNSTEIN_K_RANGE],
            dtype=np.float64,
        ),
        bernstein_anomaly=np.array(
            [bernstein_per_k["anomaly"][f"k={k}"] for k in BERNSTEIN_K_RANGE],
            dtype=np.float64,
        ),
        # Aggregate counts
        n_sub_PASS=n_sub_PASS,
        n_sub_INFO=n_sub_INFO,
        n_sub_FAIL=n_sub_FAIL,
        n_regulators_full_PASS=n_regulators_full_PASS,
        # Spectrum metadata
        L_max=L_MAX,
        L_max_xcheck=L_MAX_XCHECK,
        lam_min=lam_min,
        lam_max=lam_max,
        n_distinct_L12=n_distinct,
        n_total_L12=n_total_with_mult,
        n_distinct_L10=n_distinct_L10,
        n_total_L10=n_total_L10,
        Lambda_cut=LAMBDA_CUT,
        # Verdicts
        sign_verdict=sign_verdict,
        magnitude_verdict=magnitude_verdict,
        regime_verdict=regime_verdict,
        composite=composite,
        # SHAs
        audit_sha256=audit_sha256,
        content_sha256=content_sha256,
    )
    print(f"[STEP F] Saved data: {npz_path}")

    # -----------------------------------------------------------------------
    # Step G — Plot 4x5 heat-grid
    # -----------------------------------------------------------------------
    png_path = THIS_DIR / "s87_w8_hbw_audit_atlas_a_4.png"  # (local)
    fig, ax = plt.subplots(figsize=(11, 6))  # (local)
    color_map = {"PASS": 0, "INFO": 1, "FAIL": 2}  # (local)
    cell_colors = np.zeros((len(ATLAS_A_4), len(SUBCHANNELS)), dtype=int)  # (local)
    for r in range(len(ATLAS_A_4)):
        for c in range(len(SUBCHANNELS)):
            cell_colors[r, c] = color_map[str(pass_grid[r, c])]
    # Custom colormap: PASS=green, INFO=yellow, FAIL=red
    from matplotlib.colors import ListedColormap  # (local)
    cmap = ListedColormap(["#2ca02c", "#ffbb33", "#d62728"])  # (local)
    im = ax.imshow(cell_colors, cmap=cmap, vmin=0, vmax=2, aspect="auto")
    ax.set_xticks(range(len(SUBCHANNELS)))
    ax.set_xticklabels(SUBCHANNELS)
    ax.set_yticks(range(len(ATLAS_A_4)))
    ax.set_yticklabels(ATLAS_A_4)
    ax.set_xlabel("Sub-channel")
    ax.set_ylabel("Regulator")
    ax.set_title(
        f"S87-HBW-AUDIT-ATLAS-A_4 — composite={composite}\n"
        f"sub-PASS={n_sub_PASS}/20  sub-INFO={n_sub_INFO}/20  sub-FAIL={n_sub_FAIL}/20"
    )
    # Annotate cells with verdict + value
    for r in range(len(ATLAS_A_4)):
        for c in range(len(SUBCHANNELS)):
            verdict_text = str(pass_grid[r, c])
            value_text = (
                f"{value_grid[r, c]:.2e}" if abs(value_grid[r, c]) < 1e6 else "INF"
            )
            ax.text(
                c, r, f"{verdict_text}\n{value_text}", ha="center", va="center",
                fontsize=8, color="white" if verdict_text == "FAIL" else "black",
            )
    plt.tight_layout()
    plt.savefig(png_path, dpi=120)
    plt.close(fig)
    print(f"[STEP G] Saved plot: {png_path}")
    print()

    # -----------------------------------------------------------------------
    # Step H — Append verdict line + companion rows
    # -----------------------------------------------------------------------
    verdict_path = THIS_DIR / "s87_gate_verdicts.txt"  # (local)
    canonical_line = (
        f"{GATE_ID}: {composite} -- "
        f"value=({n_sub_PASS},{n_regulators_full_PASS}) "
        f"scheme={SCHEME_TAG} convention={CONVENTION_TAG} "
        f"L_max={L_MAX} audit_sha256={audit_sha256} "
        f"content_sha256={content_sha256} schema_version={SCHEMA_VERSION}\n"
    )  # (local)
    companion_dual_sha = (
        f"# audit_sha256_short={audit_sha256[:16]} "
        f"content_sha256_short={content_sha256[:16]} "
        f"# {GATE_ID} dual-SHA companion row (W9a-99 split)\n"
    )  # (local)
    companion_3tuple = (
        f"# sign_verdict={sign_verdict} magnitude_verdict={magnitude_verdict} "
        f"regime_verdict={regime_verdict} "
        f"# {GATE_ID} 3-tuple annotation (S87 schema-v2)\n"
    )  # (local)
    companion_subgrid = (
        f"# n_sub_PASS={n_sub_PASS} n_sub_INFO={n_sub_INFO} n_sub_FAIL={n_sub_FAIL} "
        f"n_regulators_full_PASS={n_regulators_full_PASS} "
        f"# {GATE_ID} 4x5 sub-channel aggregate counts\n"
    )  # (local)
    with open(verdict_path, "a", encoding="utf-8") as fh:
        fh.write(canonical_line)
        fh.write(companion_dual_sha)
        fh.write(companion_3tuple)
        fh.write(companion_subgrid)
    print(f"[STEP H] Appended verdict line + 3 companion rows to: {verdict_path}")
    print()

    # -----------------------------------------------------------------------
    # Final summary
    # -----------------------------------------------------------------------
    print("=" * 76)
    print(f"VERDICT (composite): {composite}")
    print(f"value 4-tuple: (n_sub_PASS={n_sub_PASS}, "
          f"n_regulators_full_PASS={n_regulators_full_PASS})")
    print(f"scheme={SCHEME_TAG} convention={CONVENTION_TAG} L_max={L_MAX}")
    print(f"audit_sha256={audit_sha256}")
    print(f"content_sha256={content_sha256}")
    print("=" * 76)

    return {
        "composite": composite,
        "n_sub_PASS": n_sub_PASS,
        "n_sub_INFO": n_sub_INFO,
        "n_sub_FAIL": n_sub_FAIL,
        "n_regulators_full_PASS": n_regulators_full_PASS,
        "audit_sha256": audit_sha256,
        "content_sha256": content_sha256,
    }


if __name__ == "__main__":
    main()
